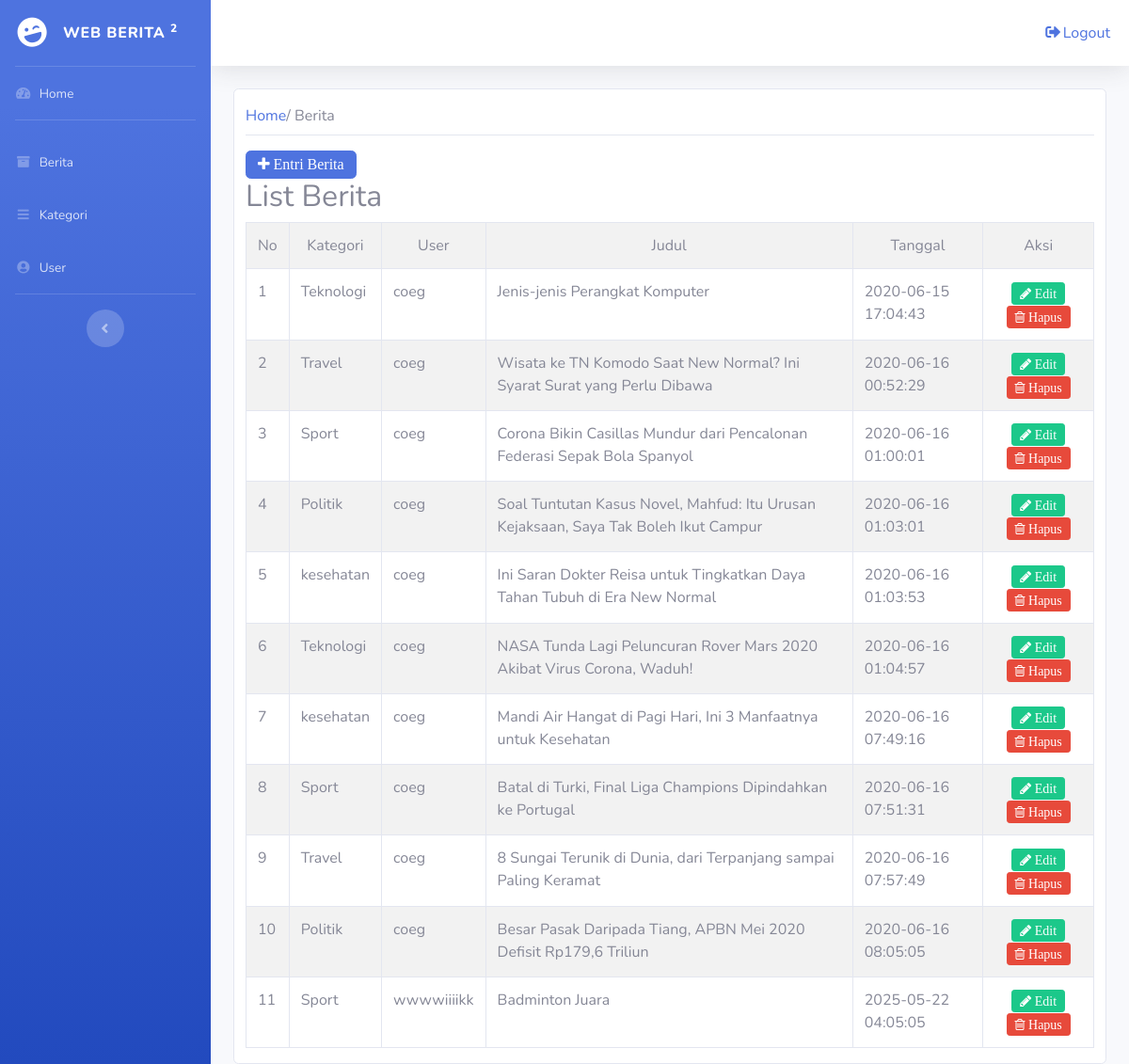
Screenshot of /admin/index.php?page=berita (signed in) with the database file from the repository.
### tables this page shows
CREATE TABLE `berita` (
  `id_berita` int(11) NOT NULL,
  `id_kategori` int(11) NOT NULL,
  `id_user` int(11) NOT NULL,
  `judul` varchar(255) NOT NULL,
  `isi_berita` text NOT NULL,
  `gambar` varchar(100) NOT NULL,
  `tgl_posting` timestamp NOT NULL DEFAULT current_timestamp() ON UPDATE current_timestamp()
);

CREATE TABLE `kategori` (
  `id` int(11) NOT NULL,
  `nama_kategori` varchar(50) NOT NULL,
  `keterangan` varchar(100) NOT NULL
);

CREATE TABLE `user` (
  `id` int(11) NOT NULL,
  `username` varchar(50) NOT NULL,
  `password` varchar(50) NOT NULL,
  `level` varchar(50) NOT NULL
);

### admin/berita.php (the view, shortened to what this page needs)
<div class="d-flex left-content-between flex-wrap flex-md-nowrap align-items-center pt-3 pb-2 mb-3 border-bottom">
        <a href="index.php">Home</a> / Berita
      </div>
<?php
$aksi=isset($_GET['aksi']) ? $_GET['aksi'] : 'list';
switch ($aksi) {
	case 'list' :
?>
<a href=?page=berita&aksi=entri class="btn btn-primary fa fa-plus"> Entri Berita</a>
<h2>List Berita</h2>
<table class="table table-bordered table-striped">
	<tr align="center">
		<td>No</td>
		<td>Kategori</td>
		<td>User</td>
		<td>Judul</td>
		<td>Tanggal</td>
		<td>Aksi</td>
	</tr>
	<?php
	$no=1;
	include 'koneksi.php';
	$tampil=mysqli_query($koneksi,"SELECT * FROM berita order by id_berita ASC");
	while ($data=mysqli_fetch_array($tampil)) {
		$kategori=mysqli_query($koneksi,"SELECT * FROM kategori WHERE id=$data[id_kategori]");
		$user=mysqli_query($koneksi,"SELECT * FROM user WHERE id=$data[id_user]");
		$u=mysqli_fetch_array($user);
		$k=mysqli_fetch_array($kategori);
	?>
	<tr>
		<td><?php echo $no; ?></td>
		<td><?php echo $k['nama_kategori']; ?></td>
		<td><?php echo $u['username']; ?></td>
		<td><?php echo $data['judul']; ?></td>
		<td><?php echo $data['tgl_posting']; ?></td>
		<td align="center"><a href=?page=berita&aksi=edit&id=<?php echo $data['id_berita']; ?> class="btn btn-success btn-sm fa fa-pencil"> Edit</a>
			<a href="aksi_berita.php?page=berita&proses=hapus&id=<?php echo $data['id_berita']; ?>"
				onclick="return confirm('Yakin akan menghapus data ?');" class="btn btn-danger btn-sm fa fa-trash-o"> Hapus</td> </a>
	</tr>
	<?php
		$no++;
	}
	?>
</table>
<?php
	break;
?>
<?php
}
?>
 </div>

### rows the page displays
berita: id_kategori.nama_kategori "Teknologi", id_user.username "coeg", judul "Jenis-jenis Perangkat Komputer", tgl_posting "2020-06-15 17:04:43"
berita: id_kategori.nama_kategori "Travel", id_user.username "coeg", judul "Wisata ke TN Komodo Saat New Normal? Ini Syarat Surat yang Perlu Dibawa", tgl_posting "2020-06-16 00:52:29"
berita: id_kategori.nama_kategori "Sport", id_user.username "coeg", judul "Corona Bikin Casillas Mundur dari Pencalonan Federasi Sepak Bola Spanyol", tgl_posting "2020-06-16 01:00:01"
berita: id_kategori.nama_kategori "Politik", id_user.username "coeg", judul "Soal Tuntutan Kasus Novel, Mahfud: Itu Urusan Kejaksaan, Saya Tak Boleh Ikut Campur", tgl_posting "2020-06-16 01:03:01"
berita: id_kategori.nama_kategori "kesehatan", id_user.username "coeg", judul "Ini Saran Dokter Reisa untuk Tingkatkan Daya Tahan Tubuh di Era New Normal", tgl_posting "2020-06-16 01:03:53"
berita: id_kategori.nama_kategori "Teknologi", id_user.username "coeg", judul "NASA Tunda Lagi Peluncuran Rover Mars 2020 Akibat Virus Corona, Waduh!", tgl_posting "2020-06-16 01:04:57"
berita: id_kategori.nama_kategori "kesehatan", id_user.username "coeg", judul "Mandi Air Hangat di Pagi Hari, Ini 3 Manfaatnya untuk Kesehatan", tgl_posting "2020-06-16 07:49:16"
berita: id_kategori.nama_kategori "Sport", id_user.username "coeg", judul "Batal di Turki, Final Liga Champions Dipindahkan ke Portugal", tgl_posting "2020-06-16 07:51:31"
berita: id_kategori.nama_kategori "Travel", id_user.username "coeg", judul "8 Sungai Terunik di Dunia, dari Terpanjang sampai Paling Keramat", tgl_posting "2020-06-16 07:57:49"
berita: id_kategori.nama_kategori "Politik", id_user.username "coeg", judul "Besar Pasak Daripada Tiang, APBN Mei 2020 Defisit Rp179,6 Triliun", tgl_posting "2020-06-16 08:05:05"
berita: id_kategori.nama_kategori "Sport", id_user.username "wwwwiiiikk", judul "Badminton Juara", tgl_posting "2025-05-22 04:05:05"
